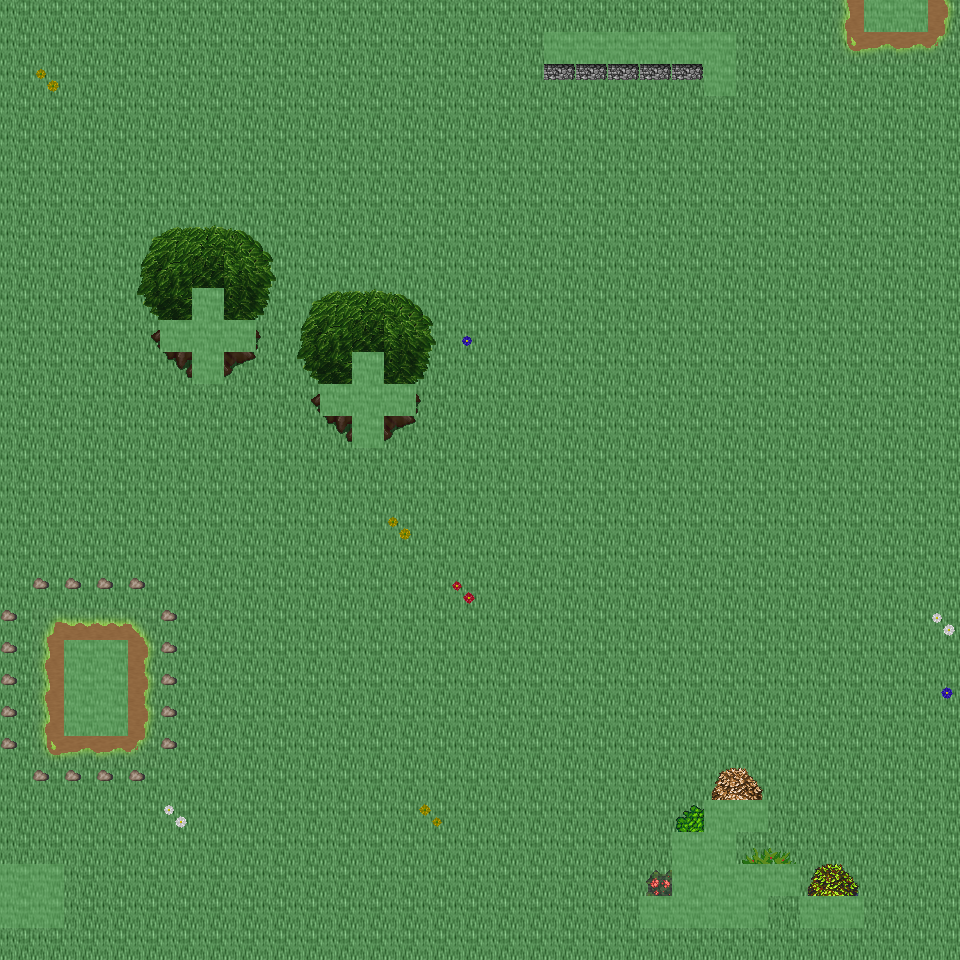

This game map was drawn from its Tiled (.tmx) file and the tilesets committed beside it. A one-line description and the trimmed map source follow:
An orthogonal 30x30 tile map with 32x32 px tiles, 6 tile layers (Ground, Object, Object2, Above, ...), 39 tilesets and 6 objects (6x mapExit).

<map version="1.0" orientation="orthogonal" renderorder="right-down" width="30" height="30" tilewidth="32" tileheight="32" nextobjectid="7">
  <tileset firstgid="1" name="tileset_ground_ground" tilewidth="32" tileheight="32" tilecount="33" columns="3">
    <image source="../drawable/tileset_ground_ground.png" width="96" height="352" />
  </tileset>
  <tileset firstgid="34" name="tileset_ground_water_pool" tilewidth="32" tileheight="32" tilecount="72" columns="3">
    <image source="../drawable/tileset_ground_water_pool.png" width="96" height="768" />
  </tileset>
  <tileset firstgid="106" name="tileset_ground_ridge_earth_dark" tilewidth="32" tileheight="32" tilecount="96" columns="12">
    <image source="../drawable/tileset_ground_ridge_earth_dark.png" width="384" height="256" />
  </tileset>
  <tileset firstgid="202" name="tileset_ground_grass_edges" tilewidth="32" tileheight="32" tilecount="36" columns="12">
    <image source="../drawable/tileset_ground_grass_edges.png" width="384" height="96" />
  </tileset>
  <tileset firstgid="238" name="tileset_ground_grass_corners" tilewidth="32" tileheight="32" tilecount="24" columns="6">
    <image source="../drawable/tileset_ground_grass_corners.png" width="192" height="128" />
  </tileset>
  <tileset firstgid="262" name="tileset_plant_flower_daisy_blue" tilewidth="32" tileheight="32" tilecount="8" columns="2">
    <image source="../drawable/tileset_plant_flower_daisy_blue.png" width="64" height="128" />
  </tileset>
  <tileset firstgid="270" name="tileset_plant_flower_daisy_yellow" tilewidth="32" tileheight="32" tilecount="8" columns="2">
    <image source="../drawable/tileset_plant_flower_daisy_yellow.png" width="64" height="128" />
  </tileset>
  <tileset firstgid="278" name="tileset_plant_flower_daisy_red" tilewidth="32" tileheight="32" tilecount="8" columns="2">
    <image source="../drawable/tileset_plant_flower_daisy_red.png" width="64" height="128" />
  </tileset>
  <tileset firstgid="286" name="tileset_plant_flower_daisy_white" tilewidth="32" tileheight="32" tilecount="8" columns="2">
    <image source="../drawable/tileset_plant_flower_daisy_white.png" width="64" height="128" />
  </tileset>
  <tileset firstgid="294" name="tileset_logic_collision" tilewidth="32" tileheight="32" tilecount="1" columns="1">
    <image source="../drawable/tileset_logic_collision.png" width="32" height="32" />
  </tileset>
  <tileset firstgid="295" name="tileset_plant_tree_tree_green" tilewidth="32" tileheight="32" tilecount="80" columns="8">
    <image source="../drawable/tileset_plant_tree_tree_green.png" width="256" height="352" />
  </tileset>
  <tileset firstgid="375" name="tileset_plant_stump_stump_brown" tilewidth="32" tileheight="32" tilecount="4" columns="2">
    <image source="../drawable/tileset_plant_stump_stump_brown.png" width="64" height="64" />
  </tileset>
  <tileset firstgid="379" name="tileset_item_pot_cauldron" tilewidth="32" tileheight="32" tilecount="48" columns="8">
    <image source="../drawable/tileset_item_pot_cauldron.png" width="256" height="192" />
  </tileset>
  <tileset firstgid="427" name="tileset_plant_bush_various_small" tilewidth="32" tileheight="32" tilecount="9" columns="3">
    <image source="../drawable/tileset_plant_bush_various_small.png" width="96" height="96" />
  </tileset>
  <tileset firstgid="436" name="tileset_ground_rock_pebbles" tilewidth="32" tileheight="32" tilecount="3" columns="1">
    <image source="../drawable/tileset_ground_rock_pebbles.png" width="32" height="96" />
  </tileset>
  <tileset firstgid="439" name="tileset_ground_ladder_vertical_dark" tilewidth="32" tileheight="32" tilecount="3" columns="3">
    <image source="../drawable/tileset_ground_ladder_vertical_dark.png" width="96" height="32" />
  </tileset>
  <tileset firstgid="442" name="tileset_item_chemistry_empty_bottles" tilewidth="32" tileheight="32" tilecount="12" columns="4">
    <image source="../drawable/tileset_item_chemistry_empty_bottles.png" width="128" height="96" />
  </tileset>
  <tileset firstgid="454" name="tileset_item_chemistry_flask" tilewidth="32" tileheight="32" tilecount="3" columns="1">
    <image source="../drawable/tileset_item_chemistry_flask.png" width="32" height="96" />
  </tileset>
  <tileset firstgid="457" name="tileset_item_pot_barrel" tilewidth="32" tileheight="32" tilecount="2" columns="1">
    <image source="../drawable/tileset_item_pot_barrel.png" width="32" height="64" />
  </tileset>
  <tileset firstgid="459" name="tileset_item_flagpole" tilewidth="32" tileheight="32" tilecount="3" columns="1">
    <image source="../drawable/tileset_item_flagpole.png" width="32" height="96" />
  </tileset>
  <tileset firstgid="462" name="tileset_item_food_beehive1" tilewidth="32" tileheight="32" tilecount="1" columns="1">
    <image source="../drawable/tileset_item_food_beehive1.png" width="32" height="32" />
  </tileset>
  <tileset firstgid="463" name="tileset_item_food_beehive2" tilewidth="32" tileheight="32" tilecount="1" columns="1">
    <image source="../drawable/tileset_item_food_beehive2.png" width="32" height="32" />
  </tileset>
  <tileset firstgid="464" name="tileset_item_buzzing_bees" tilewidth="32" tileheight="32" tilecount="5" columns="5">
    <image source="../drawable/tileset_item_buzzing_bees.png" width="160" height="32" />
  </tileset>
  <tileset firstgid="469" name="tileset_plant_bush_hedge" tilewidth="32" tileheight="32" tilecount="35" columns="5">
    <image source="../drawable/tileset_plant_bush_hedge.png" width="160" height="224" />
  </tileset>
  <tileset firstgid="504" name="tileset_logic_creature_animal" tilewidth="32" tileheight="32" tilecount="32" columns="8">
    <image source="../drawable/tileset_logic_creature_animal.png" width="256" height="128" />
  </tileset>
  <tileset firstgid="536" name="tileset_furniture_table_wooden_trestle" tilewidth="32" tileheight="32" tilecount="9" columns="3">
    <image source="../drawable/tileset_furniture_table_wooden_trestle.png" width="96" height="96" />
  </tileset>
  <tileset firstgid="545" name="tileset_furniture_table_bench" tilewidth="32" tileheight="32" tilecount="3" columns="3">
    <image source="../drawable/tileset_furniture_table_bench.png" width="96" height="32" />
  </tileset>
  <tileset firstgid="548" name="tileset_item_food_smoked_meatandfish" tilewidth="32" tileheight="32" tilecount="4" columns="4">
    <image source="../drawable/tileset_item_food_smoked_meatandfish.png" width="128" height="32" />
  </tileset>
  <tileset firstgid="552" name="tileset_furniture_table_wooden_trestle_vertical" tilewidth="32" tileheight="32" tilecount="6" columns="2">
    <image source="../drawable/tileset_furniture_table_wooden_trestle_vertical.png" width="64" height="96" />
  </tileset>
  <tileset firstgid="558" name="tileset_building_huts" tilewidth="32" tileheight="32" tilecount="338" columns="26">
    <image source="../drawable/tileset_building_huts.png" width="832" height="416" />
  </tileset>
  <tileset firstgid="896" name="tileset_building_chimney_smoke" tilewidth="32" tileheight="32" tilecount="40" columns="4">
    <image source="../drawable/tileset_building_chimney_smoke.png" width="128" height="320" />
  </tileset>
  <tileset firstgid="936" name="tileset_item_firewood" tilewidth="32" tileheight="32" tilecount="12" columns="3">
    <image source="../drawable/tileset_item_firewood.png" width="96" height="128" />
  </tileset>
  <tileset firstgid="948" name="tileset_logic_item_herb" tilewidth="32" tileheight="32" tilecount="5" columns="5">
    <image source="../drawable/tileset_logic_item_herb.png" width="160" height="32" />
  </tileset>
  <tileset firstgid="953" name="tileset_logic_creature_reptile" tilewidth="32" tileheight="32" tilecount="7" columns="7">
    <image source="../drawable/tileset_logic_creature_reptile.png" width="224" height="32" />
  </tileset>
  <tileset firstgid="960" name="tileset_logic_creature_insect" tilewidth="32" tileheight="32" tilecount="5" columns="5">
    <image source="../drawable/tileset_logic_creature_insect.png" width="160" height="32" />
  </tileset>
  <tileset firstgid="965" name="tileset_plant_bush_bush_pinks" tilewidth="32" tileheight="32" tilecount="4" columns="2">
    <image source="../drawable/tileset_plant_bush_bush_pinks.png" width="64" height="64" />
  </tileset>
  <tileset firstgid="969" name="tileset_plant_bush_fern" tilewidth="32" tileheight="32" tilecount="32" columns="8">
    <image source="../drawable/tileset_plant_bush_fern.png" width="256" height="128" />
  </tileset>
  <tileset firstgid="1001" name="tileset_plant_bushes_and_trees" tilewidth="32" tileheight="32" tilecount="144" columns="16">
    <image source="../drawable/tileset_plant_bushes_and_trees.png" width="512" height="289" />
  </tileset>
  <tileset firstgid="1145" name="tileset_plant_bush_berried" tilewidth="32" tileheight="32" tilecount="60" columns="5">
    <image source="../drawable/tileset_plant_bush_berried.png" width="160" height="384" />
  </tileset>
  <layer name="Ground" width="30" height="30">
    <data>[900 cells, 900 non-empty, 2 distinct tile ids]</data>
  </layer>
  <layer name="Object" width="30" height="30">
    <data>[900 cells, 91 non-empty, 42 distinct tile ids]</data>
  </layer>
  <layer name="Object2" width="30" height="30">
    <data>[900 cells, 10 non-empty, 10 distinct tile ids]</data>
  </layer>
  <layer name="Above" width="30" height="30">
    <data>[900 cells, 46 non-empty, 28 distinct tile ids]</data>
  </layer>
  <layer name="Above2" width="30" height="30">
    <data>[900 cells, 0 non-empty, 0 distinct tile ids]</data>
  </layer>
  <layer name="Walkable" width="30" height="30">
    <data>[900 cells, 43 non-empty, 1 distinct tile ids]</data>
  </layer>
  <objectgroup name="MapEvents">
    <object id="1" name="north" type="mapExit" x="0" y="0" width="864" height="32">
      <properties>
        <property name="map" value="level_0_x86_y128" />
        <property name="x" value="0" />
        <property name="y" value="28" />
      </properties>
    </object>
    <object id="2" name="north2" type="mapExit" x="928" y="0" width="32" height="32">
      <properties>
        <property name="map" value="level_0_x86_y128" />
        <property name="x" value="29" />
        <property name="y" value="28" />
      </properties>
    </object>
    <object id="3" name="south" type="mapExit" x="0" y="928" width="960" height="32">
      <properties>
        <property name="map" value="level_0_x86_y130" />
        <property name="x" value="0" />
        <property name="y" value="1" />
      </properties>
    </object>
    <object id="4" name="west" type="mapExit" x="0" y="0" width="32" height="864">
      <properties>
        <property name="map" value="level_0_x85_y129" />
        <property name="x" value="28" />
        <property name="y" value="0" />
      </properties>
    </object>
    <object id="5" name="west2" type="mapExit" x="0" y="928" width="32" height="32">
      <properties>
        <property name="map" value="level_0_x85_y129" />
        <property name="x" value="28" />
        <property name="y" value="29" />
      </properties>
    </object>
    <object id="6" name="east" type="mapExit" x="928" y="0" width="32" height="960">
      <properties>
        <property name="map" value="level_0_x87_y129" />
        <property name="x" value="1" />
        <property name="y" value="0" />
      </properties>
    </object>
  </objectgroup>
</map>
